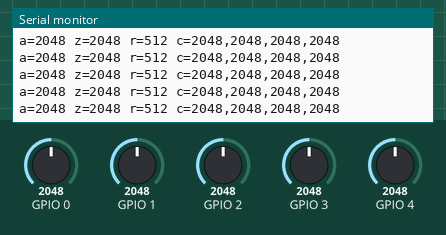
The sketch below on a simulated ESP32-C3. On the bench: the last lines printed to the serial monitor. The test bench sets the inputs (shaded band); at power-on: GPIO 0 = 2048, GPIO 1 = 2048, GPIO 2 = 2048, GPIO 3 = 2048, GPIO 4 = 2048 (analog values on the 0–4095 scale).

Above: at 1.2 s.
1.3 s: GPIO 0 set to 2866
At 2.2 s:
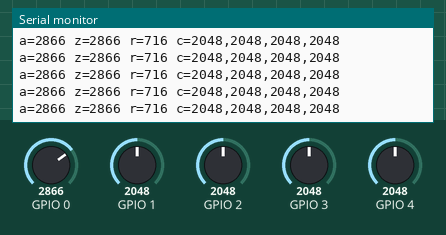
2.8 s: GPIO 1 set to 2866
At 3.8 s:
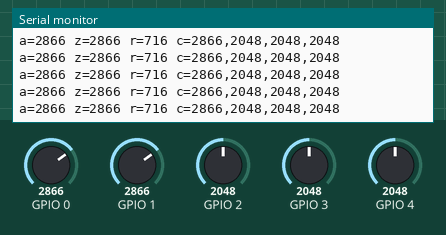
4.3 s: GPIO 2 set to 2866
At 5.3 s:
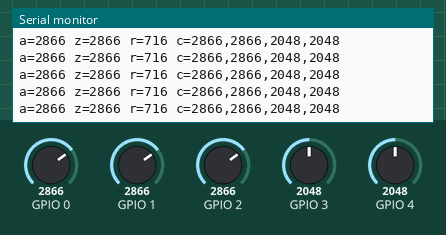
5.8 s: GPIO 3 set to 2866
At 6.8 s:
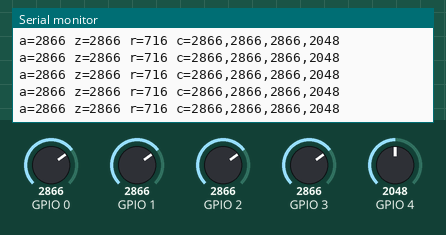
7.3 s: GPIO 4 set to 2866
At 8.3 s:
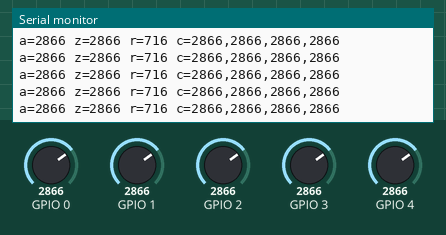
8.8 s: GPIO 0 set to 3972
At 9.5 s:
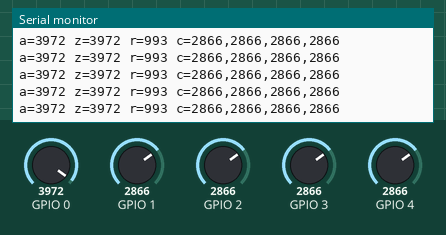
Timing chart, 0 to 11.3 s (numbered marks = the images above; inputs shaded):
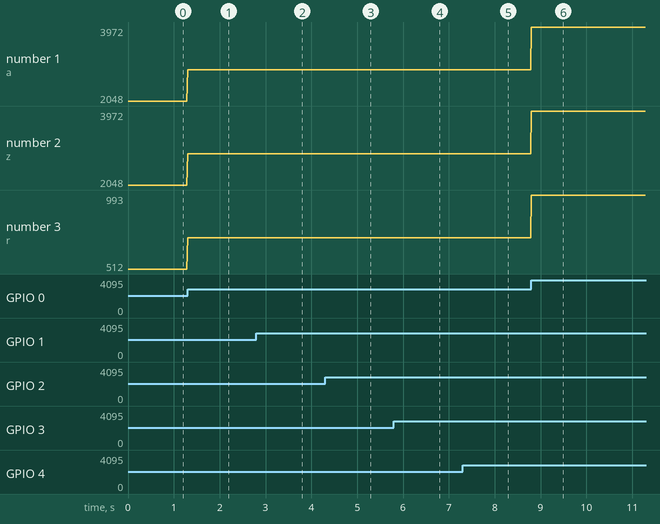

The sketch:

adc-read.ino
```cpp
// adc-read — tests assert (BT93): every 20 ms a line "a=<GPIO0, 11 dB> z=<GPIO0, 0 dB>
// r=<GPIO0, 11 dB, analogReadResolution(10)> c=<GPIO1>,<GPIO2>,<GPIO3>,<GPIO4>" (ADC1 channels
// 0–4, 11 dB, 12 bits). With the idealized linear model (full scale 2.5 V at 11 dB, 0.75 V at
// 0 dB — the C3 datasheet's ranges): 0 / 0.625 / 1.25 / 1.875 / 2.5 V at 11 dB read
// 0 / 1024 / 2048 / 3071 / 4095 (±3), 0.375 V at 0 dB reads 2048 (±3).
void setup() {
  Serial.begin(115200);
}

void loop() {
  analogReadResolution(12);
  analogSetPinAttenuation(0, ADC_11db);
  int a = analogRead(0);
  analogSetPinAttenuation(0, ADC_0db);
  int z = analogRead(0);
  analogSetPinAttenuation(0, ADC_11db);
  analogReadResolution(10);
  int r = analogRead(0);
  analogReadResolution(12);
  int c1 = analogRead(1);
  int c2 = analogRead(2);
  int c3 = analogRead(3);
  int c4 = analogRead(4);
  Serial.printf("a=%d z=%d r=%d c=%d,%d,%d,%d\n", a, z, r, c1, c2, c3, c4);
  delay(20);
}
```

Measured:
- after the input at 1.3 s, the serial monitor: prints a new line at once (image 1)
- after the input at 2.8 s, the serial monitor: prints a new line at once (image 2)
- after the input at 4.3 s, the serial monitor: prints a new line at once (image 3)
- after the input at 5.8 s, the serial monitor: prints a new line at once (image 4)
- after the input at 7.3 s, the serial monitor: prints a new line at once (image 5)
- after the input at 8.8 s, the serial monitor: prints a new line at once (image 6)
- plotted number 1: 2048 → 2866 after the input at 1.3 s, 2866 → 3972 after the input at 8.8 s
- plotted number 2: 2048 → 2866 after the input at 1.3 s, 2866 → 3972 after the input at 8.8 s
